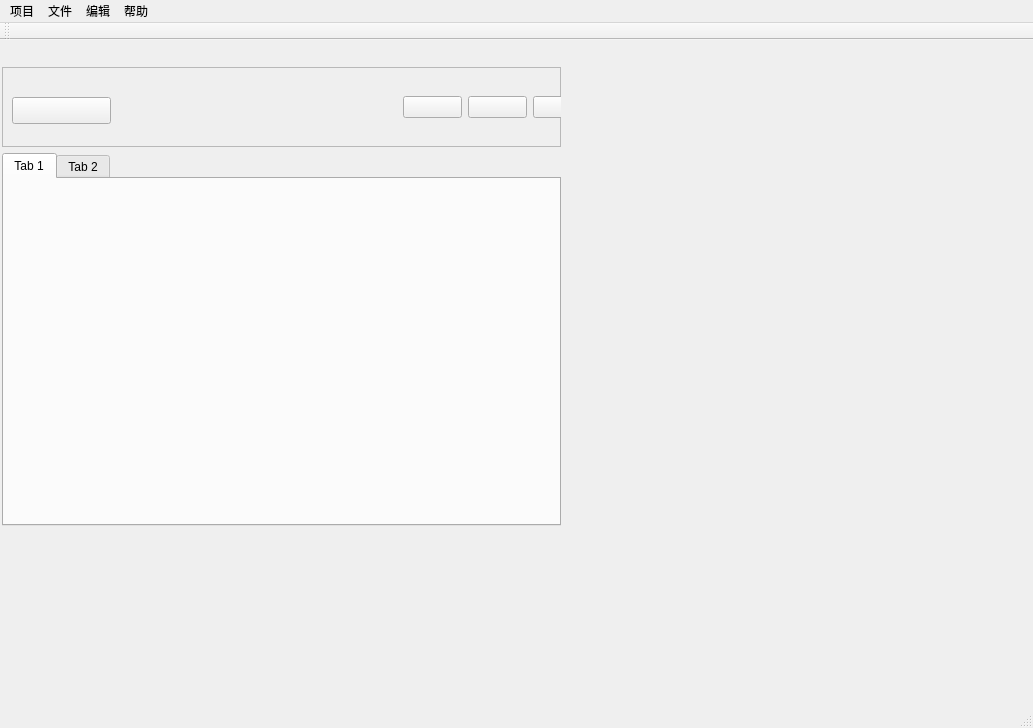
<?xml version="1.0" encoding="UTF-8"?>
<ui version="4.0">
 <class>XSMainWindow</class>
 <widget class="QMainWindow" name="XSMainWindow">
  <property name="geometry">
   <rect>
    <x>0</x>
    <y>0</y>
    <width>1033</width>
    <height>728</height>
   </rect>
  </property>
  <property name="windowTitle">
   <string>XSMainWindow</string>
  </property>
  <widget class="QWidget" name="centralWidget">
   <widget class="QWidget" name="layoutWidget">
    <property name="geometry">
     <rect>
      <x>-9</x>
      <y>16</y>
      <width>581</width>
      <height>481</height>
     </rect>
    </property>
    <layout class="QVBoxLayout" name="v_main_layout">
     <item>
      <widget class="QFrame" name="frame_top">
       <property name="sizePolicy">
        <sizepolicy hsizetype="Preferred" vsizetype="Preferred">
         <horstretch>0</horstretch>
         <verstretch>1</verstretch>
        </sizepolicy>
       </property>
       <property name="minimumSize">
        <size>
         <width>0</width>
         <height>80</height>
        </size>
       </property>
       <property name="maximumSize">
        <size>
         <width>16777215</width>
         <height>80</height>
        </size>
       </property>
       <property name="frameShape">
        <enum>QFrame::StyledPanel</enum>
       </property>
       <property name="frameShadow">
        <enum>QFrame::Raised</enum>
       </property>
       <widget class="QWidget" name="btn_widget" native="true">
        <property name="geometry">
         <rect>
          <x>390</x>
          <y>10</y>
          <width>211</width>
          <height>61</height>
         </rect>
        </property>
        <layout class="QHBoxLayout" name="horizontalLayout_3">
         <item>
          <widget class="QPushButton" name="btn_start">
           <property name="text">
            <string/>
           </property>
          </widget>
         </item>
         <item>
          <widget class="QPushButton" name="btn_end">
           <property name="text">
            <string/>
           </property>
          </widget>
         </item>
         <item>
          <widget class="QPushButton" name="btn_package">
           <property name="text">
            <string/>
           </property>
          </widget>
         </item>
        </layout>
       </widget>
       <widget class="QPushButton" name="btn_open_project">
        <property name="geometry">
         <rect>
          <x>10</x>
          <y>30</y>
          <width>99</width>
          <height>27</height>
         </rect>
        </property>
        <property name="text">
         <string/>
        </property>
       </widget>
      </widget>
     </item>
     <item>
      <widget class="QSplitter" name="splitter">
       <property name="orientation">
        <enum>Qt::Horizontal</enum>
       </property>
       <widget class="QTabWidget" name="widget_file">
        <property name="sizePolicy">
         <sizepolicy hsizetype="Preferred" vsizetype="Preferred">
          <horstretch>6</horstretch>
          <verstretch>0</verstretch>
         </sizepolicy>
        </property>
        <property name="currentIndex">
         <number>0</number>
        </property>
        <widget class="QWidget" name="tab_13">
         <attribute name="title">
          <string>Tab 1</string>
         </attribute>
        </widget>
        <widget class="QWidget" name="tab_14">
         <property name="enabled">
          <bool>true</bool>
         </property>
         <attribute name="title">
          <string>Tab 2</string>
         </attribute>
        </widget>
       </widget>
      </widget>
     </item>
    </layout>
   </widget>
  </widget>
  <widget class="QMenuBar" name="menuBar">
   <property name="geometry">
    <rect>
     <x>0</x>
     <y>0</y>
     <width>1033</width>
     <height>28</height>
    </rect>
   </property>
   <widget class="QMenu" name="menu_project">
    <property name="title">
     <string>项目</string>
    </property>
    <addaction name="action_new_project"/>
    <addaction name="action_open_project"/>
    <addaction name="action_delete_project"/>
   </widget>
   <widget class="QMenu" name="menu_file">
    <property name="title">
     <string>文件</string>
    </property>
    <addaction name="action_new"/>
    <addaction name="action_save"/>
    <addaction name="action_save_as"/>
   </widget>
   <widget class="QMenu" name="menu_edit">
    <property name="title">
     <string>编辑</string>
    </property>
    <widget class="QMenu" name="menu_find">
     <property name="title">
      <string>Find/Replace(Ctrl+F)</string>
     </property>
     <addaction name="action_next"/>
     <addaction name="action_previous"/>
     <addaction name="actionReplace"/>
     <addaction name="actionReplace_Find"/>
     <addaction name="actionReplace_All"/>
    </widget>
    <addaction name="action_undo"/>
    <addaction name="action_redo"/>
    <addaction name="separator"/>
    <addaction name="action_cut"/>
    <addaction name="action_copy"/>
    <addaction name="action_paste"/>
    <addaction name="separator"/>
    <addaction name="action_goto"/>
    <addaction name="menu_find"/>
   </widget>
   <widget class="QMenu" name="menu_help">
    <property name="title">
     <string>帮助</string>
    </property>
    <addaction name="action_XSEditor"/>
   </widget>
   <addaction name="menu_project"/>
   <addaction name="menu_file"/>
   <addaction name="menu_edit"/>
   <addaction name="menu_help"/>
  </widget>
  <widget class="QToolBar" name="mainToolBar">
   <attribute name="toolBarArea">
    <enum>TopToolBarArea</enum>
   </attribute>
   <attribute name="toolBarBreak">
    <bool>false</bool>
   </attribute>
  </widget>
  <widget class="QStatusBar" name="statusBar"/>
  <action name="action_new_project">
   <property name="text">
    <string>新建项目</string>
   </property>
  </action>
  <action name="action_open_project">
   <property name="text">
    <string>打开已有项目</string>
   </property>
  </action>
  <action name="action_delete_project">
   <property name="text">
    <string>移除项目</string>
   </property>
  </action>
  <action name="action_new">
   <property name="enabled">
    <bool>false</bool>
   </property>
   <property name="text">
    <string>新建</string>
   </property>
   <property name="shortcut">
    <string>Ctrl+N</string>
   </property>
  </action>
  <action name="action_save">
   <property name="enabled">
    <bool>false</bool>
   </property>
   <property name="text">
    <string>保存</string>
   </property>
   <property name="shortcut">
    <string>Ctrl+S</string>
   </property>
  </action>
  <action name="action_save_as">
   <property name="enabled">
    <bool>false</bool>
   </property>
   <property name="text">
    <string>另存为</string>
   </property>
   <property name="shortcut">
    <string>Ctrl+Shift+S</string>
   </property>
  </action>
  <action name="action_undo">
   <property name="enabled">
    <bool>false</bool>
   </property>
   <property name="text">
    <string>撤销</string>
   </property>
   <property name="shortcut">
    <string>Ctrl+Z</string>
   </property>
  </action>
  <action name="action_redo">
   <property name="enabled">
    <bool>false</bool>
   </property>
   <property name="text">
    <string>重做</string>
   </property>
   <property name="shortcut">
    <string>Ctrl+Shift+Z</string>
   </property>
  </action>
  <action name="action_cut">
   <property name="enabled">
    <bool>false</bool>
   </property>
   <property name="text">
    <string>剪切</string>
   </property>
   <property name="shortcut">
    <string>Ctrl+X</string>
   </property>
  </action>
  <action name="action_copy">
   <property name="enabled">
    <bool>false</bool>
   </property>
   <property name="text">
    <string>复制</string>
   </property>
   <property name="shortcut">
    <string>Ctrl+C</string>
   </property>
  </action>
  <action name="action_paste">
   <property name="enabled">
    <bool>false</bool>
   </property>
   <property name="text">
    <string>粘贴</string>
   </property>
   <property name="shortcut">
    <string>Ctrl+V</string>
   </property>
  </action>
  <action name="action_goto">
   <property name="enabled">
    <bool>false</bool>
   </property>
   <property name="text">
    <string>Go to Line</string>
   </property>
   <property name="shortcut">
    <string>Ctrl+G</string>
   </property>
  </action>
  <action name="action_next">
   <property name="enabled">
    <bool>false</bool>
   </property>
   <property name="text">
    <string>Find Next</string>
   </property>
   <property name="shortcut">
    <string>Ctrl+N</string>
   </property>
  </action>
  <action name="action_previous">
   <property name="enabled">
    <bool>false</bool>
   </property>
   <property name="text">
    <string>Find Previous</string>
   </property>
   <property name="shortcut">
    <string>Ctrl+Shift+N</string>
   </property>
  </action>
  <action name="actionReplace">
   <property name="enabled">
    <bool>false</bool>
   </property>
   <property name="text">
    <string>Replace</string>
   </property>
  </action>
  <action name="actionReplace_Find">
   <property name="enabled">
    <bool>false</bool>
   </property>
   <property name="text">
    <string>Replace &amp;&amp; Find</string>
   </property>
  </action>
  <action name="actionReplace_All">
   <property name="enabled">
    <bool>false</bool>
   </property>
   <property name="text">
    <string>Replace All</string>
   </property>
  </action>
  <action name="action_XSEditor">
   <property name="text">
    <string>关于XSEditor</string>
   </property>
  </action>
 </widget>
 <layoutdefault spacing="6" margin="11"/>
 <resources/>
 <connections/>
</ui>
